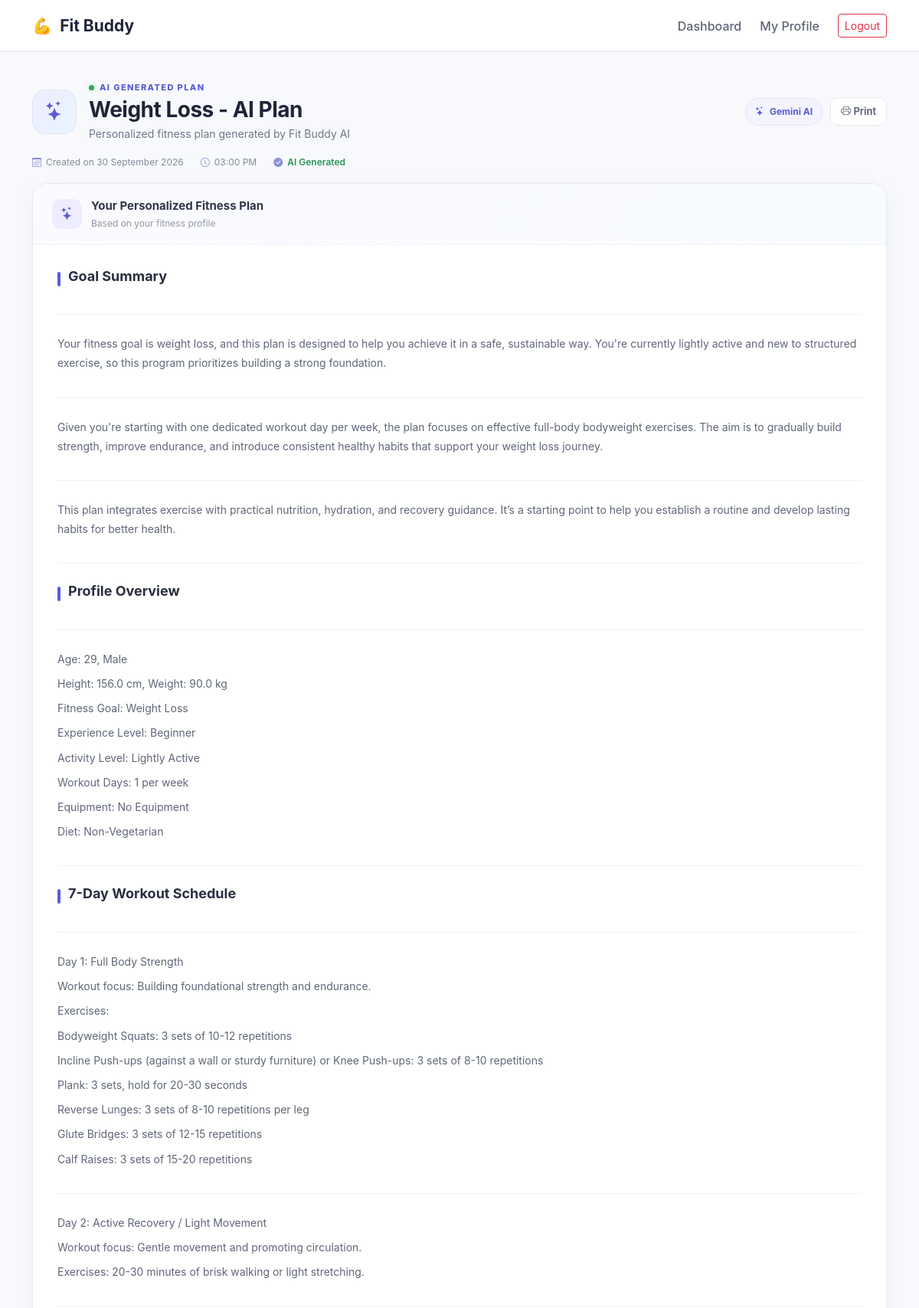
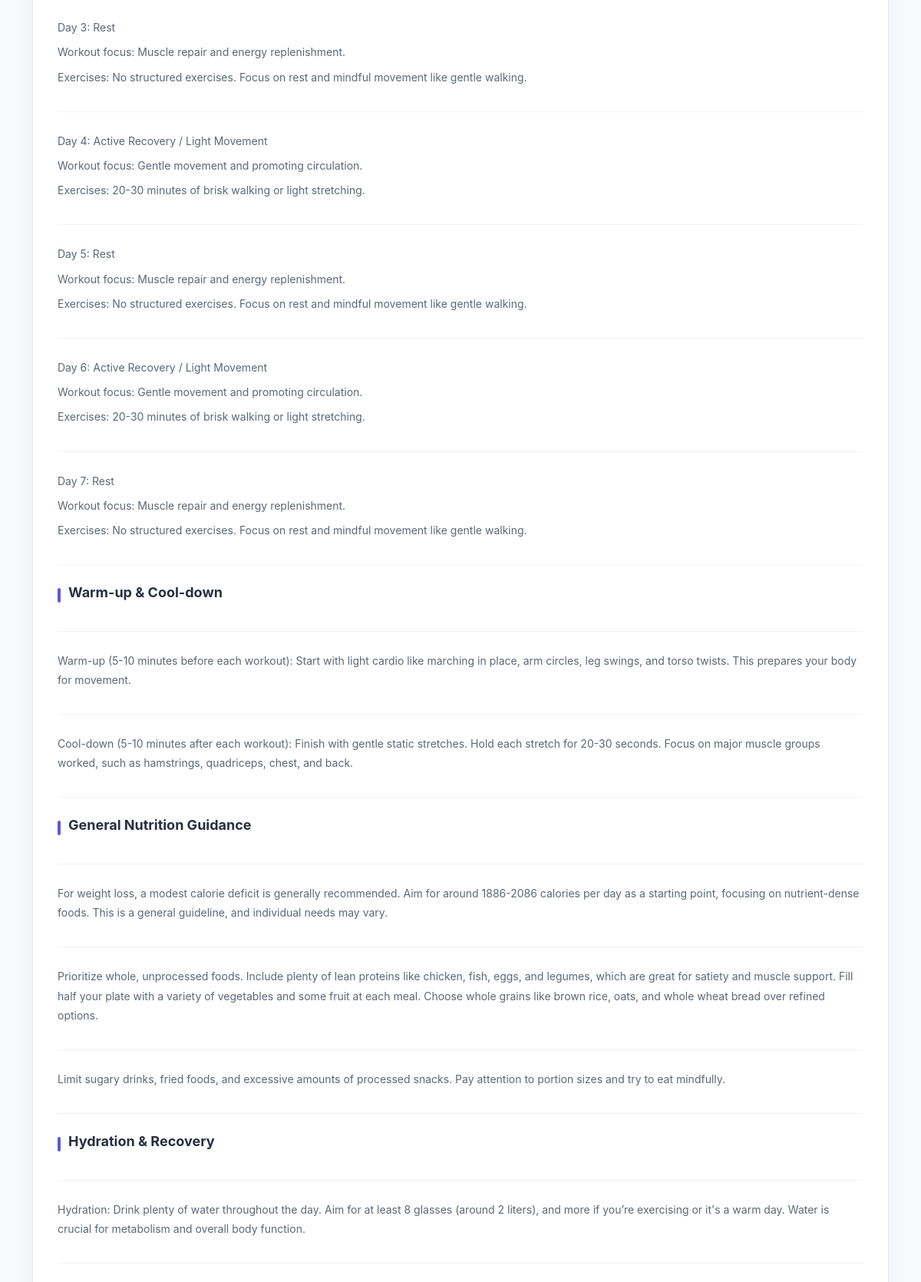
/plan/5 (signed in, upper part), run on the app's committed database (2 pictures, top to bottom).
### app/models.py (models this page shows)
class FitnessPlan(db.Model):
    id = db.Column(db.Integer, primary_key=True)
    user_id = db.Column(db.Integer, db.ForeignKey('user.id'), nullable=False)
    title = db.Column(db.String(200), default='AI Fitness Plan')
    content = db.Column(db.Text, nullable=False)
    created_at = db.Column(db.DateTime, default=datetime.utcnow)

### app/main.py (the view)
@main_bp.route('/plan/<int:plan_id>')
@login_required
def plan(plan_id):
    p = FitnessPlan.query.filter_by(
        id=plan_id, user_id=current_user.id).first_or_404()
    return render_template('plan.html', plan=p)

### app/templates/plan.html (shortened to what this page needs)
{% extends "base.html" %}
{% block content %}
<div class="container page-wrap">
    <div class="ai-plan-header">
        <div class="ai-header-left">
            <div class="ai-avatar">
                <i class="bi bi-stars"></i>
            </div>
            <div>
                <div class="ai-label">
                    <span class="ai-status-dot"></span>
                    AI GENERATED PLAN
                </div>
                <h2>{{ plan.title }}</h2>
                <p>
                    Personalized fitness plan generated by Fit Buddy AI
                </p>
            </div>
        </div>
        <div class="ai-header-actions">
            <span class="ai-model-badge">
                <i class="bi bi-stars"></i>
                Gemini AI
            </span>
            <button
                class="print-btn"
                onclick="window.print()">
                <i class="bi bi-printer"></i>
                Print
            </button>
        </div>
    </div>
    <div class="ai-created-info">
        <div>
            <i class="bi bi-calendar3"></i>
            Created on
            {{ plan.created_at.strftime('%d %B %Y') }}
        </div>
        <div>
            <i class="bi bi-clock"></i>
            {{ plan.created_at.strftime('%I:%M %p') }}
        </div>
        <div class="ai-generated">
            <i class="bi bi-check-circle-fill"></i>
            AI Generated
        </div>
    </div>
    <div class="ai-response-card">
        <div class="ai-response-top">
            <div class="response-title">
                <div class="response-icon">
                    <i class="bi bi-stars"></i>
                </div>
                <div>
                    <strong>
                        Your Personalized Fitness Plan
                    </strong>
                    <span>
                        Based on your fitness profile
                    </span>
                </div>
            </div>
        </div>
        <div class="plan-content">
            {% set sections = plan.content.split('\n\n') %}
            {% for section in sections %}
                {% set lines = section.split('\n') %}
                {% if lines|length > 0 %}
                    <div class="ai-section">
                        {% for line in lines %}
                            {% if line.strip() %}
                                {% if line.startswith('# ') %}
                                    <h2 class="ai-main-title">
                                        {{ line[2:] | replace('**', '') }}
                                    </h2>
                                {% elif line.startswith('## ') %}
                                    <h3 class="ai-section-title">
                                        {{ line[3:] | replace('**', '') }}
                                    </h3>
                                {% elif line.startswith('### ') %}
                                    <h4 class="ai-sub-title">
                                        {{ line[4:] | replace('**', '') }}
                                    </h4>
                                {% elif line.startswith('**') and line.endswith('**') %}
                                    <h3 class="ai-section-title">
                                        {{ line.replace('**', '') }}
                                    </h3>
                                {% elif line.startswith('* ') %}
                                    <div class="ai-list-item">
                                        <span class="list-dot"></span>
                                        <span>
                                            {{ line[2:] | replace('**', '') }}
                                        </span>
                                    </div>
                                {% else %}
                                    <p class="ai-paragraph">
                                        {{ line | replace('**', '') }}
                                    </p>
                                {% endif %}
                            {% endif %}
                        {% endfor %}
                    </div>
                {% endif %}
            {% endfor %}
        </div>
    </div>
</div>
{% endblock %}

### app/static/css/style.css (style rules this page uses)
:root { --primary: #5b5bd6; --primary-dark: #4747b8; --soft-purple: #f0efff; --soft-blue: #eaf4ff; --soft-green: #eaf9f0; --text: #20243a; --muted: #70778a; --border: #e7e9f0; }
* { box-sizing: border-box; }
body { background: #f8f9fc; color: var(--text); font-family: Inter, ui-sans-serif, system-ui, -apple-system, "Segoe UI", sans-serif; }
.page-wrap { padding-top:38px; }
.plan-content { line-height:1.75; color:#41485b; }
.ai-plan-header { display: flex; align-items: center; justify-content: space-between; gap: 25px; margin-bottom: 18px; }
.ai-header-left { display: flex; align-items: center; gap: 16px; }
.ai-avatar { width: 58px; height: 58px; border-radius: 17px; display: grid; place-items: center; background: linear-gradient( 135deg, #eeedff, #e9f5ff ); color: var(--primary); font-size: 25px; border: 1px solid #e1e2f5; }
.ai-label { display: flex; align-items: center; gap: 7px; color: var(--primary); font-size: 11px; font-weight: 800; letter-spacing: 1.4px; margin-bottom: 4px; }
.ai-status-dot { width: 7px; height: 7px; border-radius: 50%; background: #36a269; box-shadow: 0 0 0 4px #eaf9f0; }
.ai-plan-header h2 { margin: 0; font-size: 28px; font-weight: 750; letter-spacing: -0.5px; }
.ai-plan-header p { margin: 4px 0 0; color: var(--muted); font-size: 14px; }
.ai-header-actions { display: flex; align-items: center; gap: 10px; }
.ai-model-badge { display: inline-flex; align-items: center; gap: 7px; padding: 8px 12px; border-radius: 20px; background: #f4f4ff; color: var(--primary); font-size: 12px; font-weight: 700; border: 1px solid #e4e4f7; }
.print-btn { border: 1px solid var(--border); background: white; color: #555d70; padding: 8px 13px; border-radius: 10px; font-size: 13px; font-weight: 600; transition: .2s ease; }
.ai-created-info { display: flex; align-items: center; gap: 22px; margin-bottom: 18px; color: #858b9b; font-size: 12px; }
.ai-created-info div { display: flex; align-items: center; gap: 6px; }
.ai-created-info i { color: #8b8ed8; }
.ai-created-info .ai-generated { color: #29935a; font-weight: 600; }
.ai-response-card { background: white; border: 1px solid var(--border); border-radius: 20px; overflow: hidden; box-shadow: 0 8px 30px rgba(30, 40, 80, .045); }
.ai-response-top { padding: 18px 25px; border-bottom: 1px solid #eef0f5; background: linear-gradient( 135deg, #fafaff, #f8fbff ); }
.response-title { display: flex; align-items: center; gap: 12px; }
.response-icon { width: 39px; height: 39px; display: grid; place-items: center; border-radius: 11px; background: #eeedff; color: var(--primary); font-size: 17px; }
.response-title strong { display: block; font-size: 15px; color: #30364a; }
.response-title span { display: block; margin-top: 2px; font-size: 12px; color: #9298a8; }
.plan-content { padding: 30px 32px 35px; color: #42495b; line-height: 1.75; }
.ai-section { padding-bottom: 25px; margin-bottom: 25px; border-bottom: 1px solid #f0f1f5; }
.ai-section-title { position: relative; margin: 0 0 14px; padding-left: 14px; font-size: 18px; font-weight: 750; color: #292e40; }
.ai-section-title::before { content: ""; position: absolute; left: 0; top: 5px; width: 4px; height: 19px; border-radius: 5px; background: var(--primary); }
.ai-paragraph { margin: 7px 0; color: #5f6678; font-size: 14px; line-height: 1.8; }

### data on the page
FitnessPlan: title "Weight Loss - AI Plan", created_at "30 September 2026", created_at "03:00 PM"

### other printed values
{{ line.replace('**', '') }} "Goal Summary" "Profile Overview" "7-Day Workout Schedule" "Warm-up & Cool-down" "General Nutrition Guidance" "Hydration & Recovery"
{{ line | replace('**', '') }} "This plan integrates exercise with practical nutrition, hydration, and recovery guidance. It’s a starting point to help you establish a routine and develop lasting habits for better health." "Age: 29, Male" "Height: 156.0 cm, Weight: 90.0 kg" "Fitness Goal: Weight Loss" "Experience Level: Beginner" "Activity Level: Lightly Active" "Workout Days: 1 per week" "Equipment: No Equipment" "Diet: Non-Vegetarian" "Day 1: Full Body Strength" "Workout focus: Building foundational strength and endurance." "Exercises:" "Bodyweight Squats: 3 sets of 10-12 repetitions" "Incline Push-ups (against a wall or sturdy furniture) or Knee Push-ups: 3 sets of 8-10 repetitions" "Plank: 3 sets, hold for 20-30 seconds" "Reverse Lunges: 3 sets of 8-10 repetitions per leg" "Glute Bridges: 3 sets of 12-15 repetitions" "Calf Raises: 3 sets of 15-20 repetitions" "Day 2: Active Recovery / Light Movement" "Workout focus: Gentle movement and promoting circulation." "Exercises: 20-30 minutes of brisk walking or light stretching." "Day 3: Rest" "Workout focus: Muscle repair and energy replenishment." "Exercises: No structured exercises. Focus on rest and mindful movement like gentle walking." "Day 4: Active Recovery / Light Movement" "Workout focus: Gentle movement and promoting circulation." "Exercises: 20-30 minutes of brisk walking or light stretching." "Day 5: Rest" "Workout focus: Muscle repair and energy replenishment." "Exercises: No structured exercises. Focus on rest and mindful movement like gentle walking." "Day 6: Active Recovery / Light Movement" "Workout focus: Gentle movement and promoting circulation." "Exercises: 20-30 minutes of brisk walking or light stretching." "Day 7: Rest" "Workout focus: Muscle repair and energy replenishment." "Exercises: No structured exercises. Focus on rest and mindful movement like gentle walking." "Warm-up (5-10 minutes before each workout): Start with light cardio like marching in place, arm circles, leg swings, and torso twists. This prepares your body for movement." "Limit sugary drinks, fried foods, and excessive amounts of processed snacks. Pay attention to portion sizes and try to eat mindfully."
